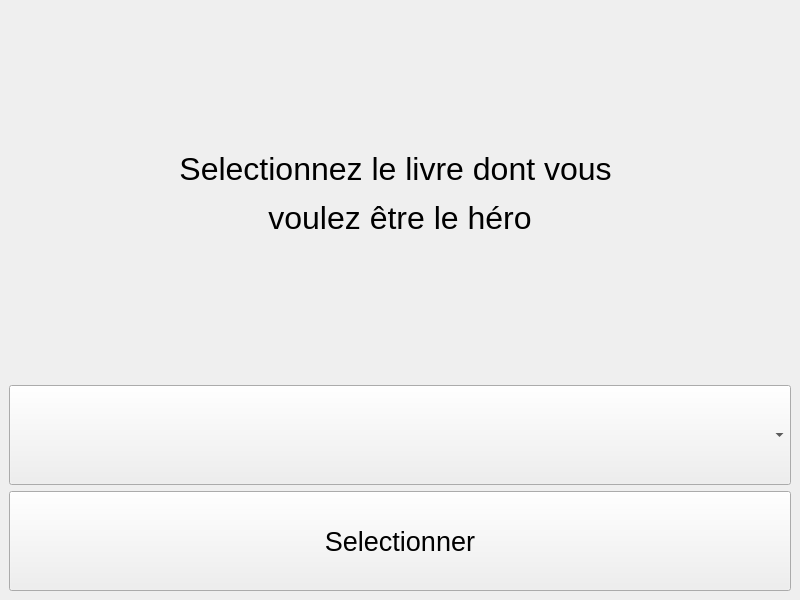
<?xml version="1.0" encoding="UTF-8"?>
<ui version="4.0">
 <class>MainWindow</class>
 <widget class="QMainWindow" name="MainWindow">
  <property name="geometry">
   <rect>
    <x>0</x>
    <y>0</y>
    <width>800</width>
    <height>600</height>
   </rect>
  </property>
  <property name="windowTitle">
   <string>MainWindow</string>
  </property>
  <widget class="QWidget" name="centralwidget">
   <layout class="QVBoxLayout" name="verticalLayout_2">
    <item>
     <layout class="QVBoxLayout" name="verticalLayout">
      <item>
       <widget class="QLabel" name="message_selection_livre">
        <property name="font">
         <font>
          <pointsize>24</pointsize>
         </font>
        </property>
        <property name="text">
         <string>&lt;html&gt;&lt;head/&gt;&lt;body&gt;&lt;p&gt;Selectionnez le livre dont vous &lt;/p&gt;&lt;p&gt;voulez être le héro&lt;/p&gt;&lt;/body&gt;&lt;/html&gt;</string>
        </property>
        <property name="alignment">
         <set>Qt::AlignCenter</set>
        </property>
        <property name="wordWrap">
         <bool>true</bool>
        </property>
       </widget>
      </item>
      <item>
       <widget class="QComboBox" name="combobox_selection_livre">
        <property name="minimumSize">
         <size>
          <width>0</width>
          <height>100</height>
         </size>
        </property>
        <property name="font">
         <font>
          <pointsize>20</pointsize>
         </font>
        </property>
       </widget>
      </item>
     </layout>
    </item>
    <item>
     <widget class="QPushButton" name="bouton_selectionner_livre">
      <property name="minimumSize">
       <size>
        <width>0</width>
        <height>100</height>
       </size>
      </property>
      <property name="font">
       <font>
        <pointsize>20</pointsize>
       </font>
      </property>
      <property name="text">
       <string>Selectionner</string>
      </property>
     </widget>
    </item>
   </layout>
  </widget>
 </widget>
 <resources/>
 <connections/>
</ui>
